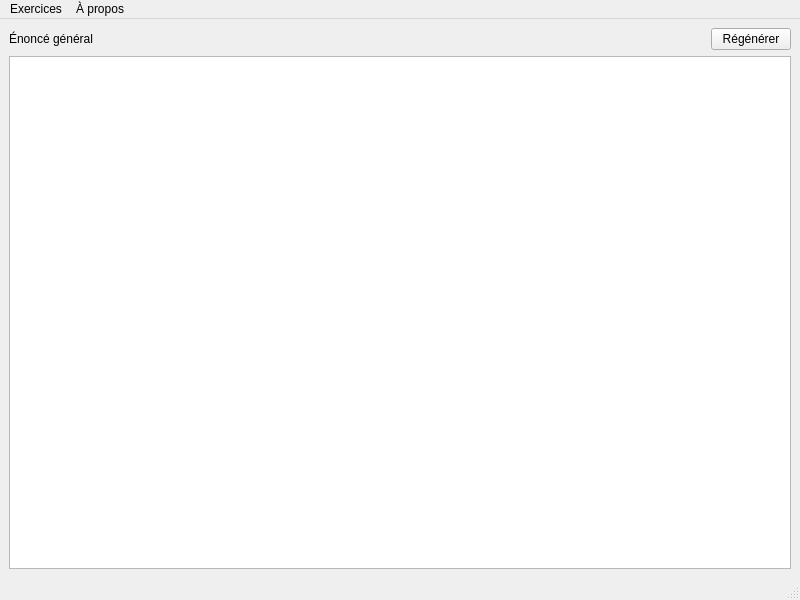
<?xml version="1.0" encoding="UTF-8"?>
<ui version="4.0">
 <class>MainWindow</class>
 <widget class="QMainWindow" name="MainWindow">
  <property name="geometry">
   <rect>
    <x>0</x>
    <y>0</y>
    <width>800</width>
    <height>600</height>
   </rect>
  </property>
  <property name="windowTitle">
   <string>Astraea</string>
  </property>
  <property name="windowIcon">
   <iconset>
    <normaloff>../astraea.ico</normaloff>../astraea.ico</iconset>
  </property>
  <widget class="QWidget" name="centralwidget">
   <layout class="QVBoxLayout" name="verticalLayout">
    <item>
     <layout class="QHBoxLayout" name="horizontalLayout">
      <item>
       <widget class="QLabel" name="lbl_enonce">
        <property name="text">
         <string>Énoncé général</string>
        </property>
       </widget>
      </item>
      <item>
       <spacer name="horizontalSpacer">
        <property name="orientation">
         <enum>Qt::Horizontal</enum>
        </property>
        <property name="sizeHint" stdset="0">
         <size>
          <width>40</width>
          <height>20</height>
         </size>
        </property>
       </spacer>
      </item>
      <item>
       <widget class="QPushButton" name="pushButton">
        <property name="text">
         <string>Régénérer</string>
        </property>
       </widget>
      </item>
     </layout>
    </item>
    <item>
     <widget class="QListWidget" name="listWidget">
      <property name="movement">
       <enum>QListView::Free</enum>
      </property>
     </widget>
    </item>
   </layout>
  </widget>
  <widget class="QStatusBar" name="statusbar"/>
  <widget class="QMenuBar" name="menubar">
   <property name="geometry">
    <rect>
     <x>0</x>
     <y>0</y>
     <width>800</width>
     <height>21</height>
    </rect>
   </property>
   <widget class="QMenu" name="menuExercices">
    <property name="title">
     <string>Exercices</string>
    </property>
    <widget class="QMenu" name="menuConversions">
     <property name="title">
      <string>Conversions</string>
     </property>
     <addaction name="action_ConvertBin"/>
     <addaction name="action_ConvertDecBin"/>
     <addaction name="action_ConvertEso"/>
    </widget>
    <widget class="QMenu" name="menuArith">
     <property name="title">
      <string>Arithmétique Binaire</string>
     </property>
     <addaction name="action_Ca2"/>
     <addaction name="action_ArithPM"/>
     <addaction name="action_ArithTD"/>
    </widget>
    <widget class="QMenu" name="menuFlottants">
     <property name="title">
      <string>Flottants</string>
     </property>
     <addaction name="action_DecFloat"/>
     <addaction name="action_FloatDec"/>
    </widget>
    <addaction name="menuConversions"/>
    <addaction name="separator"/>
    <addaction name="menuArith"/>
    <addaction name="separator"/>
    <addaction name="menuFlottants"/>
    <addaction name="separator"/>
    <addaction name="action_CRC"/>
    <addaction name="separator"/>
    <addaction name="action_Hamming"/>
    <addaction name="separator"/>
    <addaction name="action_Quitter"/>
   </widget>
   <widget class="QMenu" name="menu_propos">
    <property name="title">
     <string>À propos</string>
    </property>
    <addaction name="action_About"/>
   </widget>
   <addaction name="menuExercices"/>
   <addaction name="menu_propos"/>
  </widget>
  <action name="action_CRC">
   <property name="text">
    <string>CRC</string>
   </property>
  </action>
  <action name="action_About">
   <property name="text">
    <string>À propos d’Astraea</string>
   </property>
  </action>
  <action name="action_ConvertBin">
   <property name="text">
    <string>Conversions 2 &lt;-&gt; 8, 16</string>
   </property>
  </action>
  <action name="action_ConvertDecBin">
   <property name="text">
    <string>Conversions 10 &lt;-&gt; 2,8,16</string>
   </property>
  </action>
  <action name="action_ConvertEso">
   <property name="text">
    <string>Conversions toutes bases</string>
   </property>
  </action>
  <action name="action_Ca2">
   <property name="text">
    <string>Compléments à 2 (Cà2)</string>
   </property>
  </action>
  <action name="action_ArithPM">
   <property name="text">
    <string>Arithmétique (+,-)</string>
   </property>
  </action>
  <action name="action_ArithTD">
   <property name="text">
    <string>Arithmétique (×,÷)</string>
   </property>
  </action>
  <action name="action_DecFloat">
   <property name="text">
    <string>Décimal -&gt; Flottant 16 bits</string>
   </property>
  </action>
  <action name="action_FloatDec">
   <property name="text">
    <string>Flottant 16 bits -&gt; Décimal</string>
   </property>
  </action>
  <action name="action_Hamming">
   <property name="text">
    <string>Hamming</string>
   </property>
  </action>
  <action name="action_Quitter">
   <property name="text">
    <string>Quitter</string>
   </property>
  </action>
 </widget>
 <resources/>
 <connections>
  <connection>
   <sender>action_About</sender>
   <signal>triggered()</signal>
   <receiver>MainWindow</receiver>
   <slot>do_show_about()</slot>
   <hints>
    <hint type="sourcelabel">
     <x>-1</x>
     <y>-1</y>
    </hint>
    <hint type="destinationlabel">
     <x>399</x>
     <y>299</y>
    </hint>
   </hints>
  </connection>
  <connection>
   <sender>action_Quitter</sender>
   <signal>triggered()</signal>
   <receiver>MainWindow</receiver>
   <slot>close()</slot>
   <hints>
    <hint type="sourcelabel">
     <x>-1</x>
     <y>-1</y>
    </hint>
    <hint type="destinationlabel">
     <x>399</x>
     <y>299</y>
    </hint>
   </hints>
  </connection>
  <connection>
   <sender>action_ArithPM</sender>
   <signal>triggered()</signal>
   <receiver>MainWindow</receiver>
   <slot>do_arith_pm()</slot>
   <hints>
    <hint type="sourcelabel">
     <x>-1</x>
     <y>-1</y>
    </hint>
    <hint type="destinationlabel">
     <x>399</x>
     <y>299</y>
    </hint>
   </hints>
  </connection>
  <connection>
   <sender>action_ArithTD</sender>
   <signal>triggered()</signal>
   <receiver>MainWindow</receiver>
   <slot>do_arith_td()</slot>
   <hints>
    <hint type="sourcelabel">
     <x>-1</x>
     <y>-1</y>
    </hint>
    <hint type="destinationlabel">
     <x>399</x>
     <y>299</y>
    </hint>
   </hints>
  </connection>
  <connection>
   <sender>action_CRC</sender>
   <signal>triggered()</signal>
   <receiver>MainWindow</receiver>
   <slot>do_crc()</slot>
   <hints>
    <hint type="sourcelabel">
     <x>-1</x>
     <y>-1</y>
    </hint>
    <hint type="destinationlabel">
     <x>399</x>
     <y>299</y>
    </hint>
   </hints>
  </connection>
  <connection>
   <sender>action_Ca2</sender>
   <signal>triggered()</signal>
   <receiver>MainWindow</receiver>
   <slot>do_arith_ca2()</slot>
   <hints>
    <hint type="sourcelabel">
     <x>-1</x>
     <y>-1</y>
    </hint>
    <hint type="destinationlabel">
     <x>399</x>
     <y>299</y>
    </hint>
   </hints>
  </connection>
  <connection>
   <sender>action_ConvertBin</sender>
   <signal>triggered()</signal>
   <receiver>MainWindow</receiver>
   <slot>do_convert_bin()</slot>
   <hints>
    <hint type="sourcelabel">
     <x>-1</x>
     <y>-1</y>
    </hint>
    <hint type="destinationlabel">
     <x>399</x>
     <y>299</y>
    </hint>
   </hints>
  </connection>
  <connection>
   <sender>action_ConvertDecBin</sender>
   <signal>triggered()</signal>
   <receiver>MainWindow</receiver>
   <slot>do_convert_decbin()</slot>
   <hints>
    <hint type="sourcelabel">
     <x>-1</x>
     <y>-1</y>
    </hint>
    <hint type="destinationlabel">
     <x>399</x>
     <y>299</y>
    </hint>
   </hints>
  </connection>
  <connection>
   <sender>action_ConvertEso</sender>
   <signal>triggered()</signal>
   <receiver>MainWindow</receiver>
   <slot>do_convert_eso()</slot>
   <hints>
    <hint type="sourcelabel">
     <x>-1</x>
     <y>-1</y>
    </hint>
    <hint type="destinationlabel">
     <x>399</x>
     <y>299</y>
    </hint>
   </hints>
  </connection>
  <connection>
   <sender>action_DecFloat</sender>
   <signal>triggered()</signal>
   <receiver>MainWindow</receiver>
   <slot>do_decfloat()</slot>
   <hints>
    <hint type="sourcelabel">
     <x>-1</x>
     <y>-1</y>
    </hint>
    <hint type="destinationlabel">
     <x>399</x>
     <y>299</y>
    </hint>
   </hints>
  </connection>
  <connection>
   <sender>action_FloatDec</sender>
   <signal>triggered()</signal>
   <receiver>MainWindow</receiver>
   <slot>do_floatdec()</slot>
   <hints>
    <hint type="sourcelabel">
     <x>-1</x>
     <y>-1</y>
    </hint>
    <hint type="destinationlabel">
     <x>399</x>
     <y>299</y>
    </hint>
   </hints>
  </connection>
  <connection>
   <sender>action_Hamming</sender>
   <signal>triggered()</signal>
   <receiver>MainWindow</receiver>
   <slot>do_hamming()</slot>
   <hints>
    <hint type="sourcelabel">
     <x>-1</x>
     <y>-1</y>
    </hint>
    <hint type="destinationlabel">
     <x>399</x>
     <y>299</y>
    </hint>
   </hints>
  </connection>
  <connection>
   <sender>pushButton</sender>
   <signal>clicked()</signal>
   <receiver>MainWindow</receiver>
   <slot>do_regen()</slot>
   <hints>
    <hint type="sourcelabel">
     <x>737</x>
     <y>46</y>
    </hint>
    <hint type="destinationlabel">
     <x>795</x>
     <y>70</y>
    </hint>
   </hints>
  </connection>
 </connections>
 <slots>
  <slot>do_convert_bin()</slot>
  <slot>do_convert_decbin()</slot>
  <slot>do_convert_eso()</slot>
  <slot>do_arith_pm()</slot>
  <slot>do_arith_ca2()</slot>
  <slot>do_arith_td()</slot>
  <slot>do_decfloat()</slot>
  <slot>do_floatdec()</slot>
  <slot>do_crc()</slot>
  <slot>do_hamming()</slot>
  <slot>do_show_about()</slot>
  <slot>do_regen()</slot>
 </slots>
</ui>
